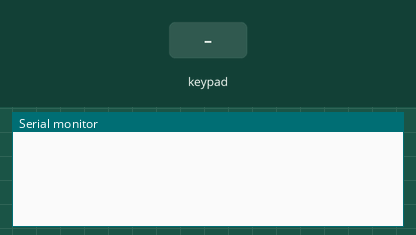
The sketch below on a simulated Arduino Uno, built with avr-gcc and run on an emulated ATmega328P. On the bench: the last lines printed to the serial monitor. The inputs (shaded band) are chosen by the test bench.

Above: at 1.2 s.
1.3 s: key '0' pressed
At 2.5 s:
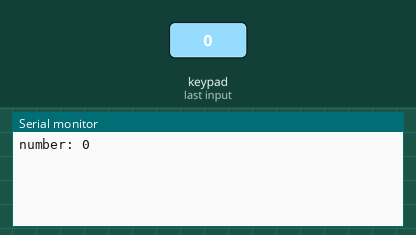
2.8 s: keypad keys 9 8 7 6 pressed 0.4 s apart
At 4.7 s:
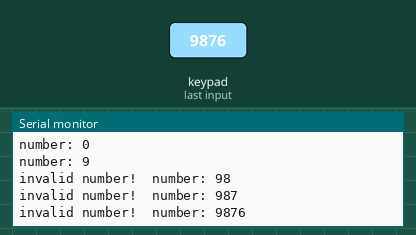
5.9 s: key 'A' pressed
At 6.2 s:
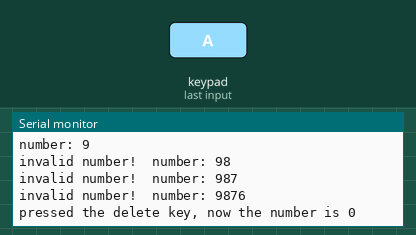
7.4 s: keypad keys 5 4 3 2 pressed 0.4 s apart
At 9.5 s:
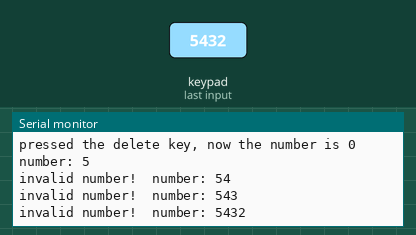
Timing chart, 0 to 11.0 s (numbered marks = the images above; inputs shaded):
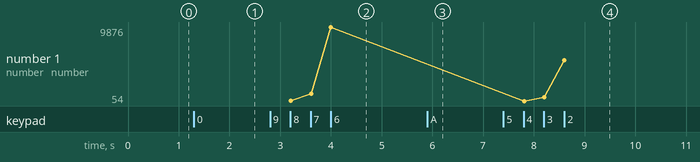

Measured:
- after the input at 1.3 s, the serial monitor: prints a new line at once (image 1)
- after the input at 2.8 s, the serial monitor: prints a new line at once (image 2)
- after the input at 5.9 s, the serial monitor: prints a new line at once (image 3)
- after the input at 7.4 s, the serial monitor: prints a new line at once (image 4)
- plotted number 1: 9876 → 5432 after the input at 7.4 s

The sketch:

sketch_pt3_debugedVersion.ino
```cpp
#include <Keypad.h>

const byte ROWS = 4; //four rows
const byte COLS = 4; //four columns
char keys[ROWS][COLS] = {
  {'0','1','2','3'},
  {'4','5','6','7'},
  {'8','9','A','B'},
  {'C','D','E','F'}
};
byte rowPins[ROWS] = {9, 8, 7, 6}; //connect to the row pinouts of the keypad
byte colPins[COLS] = {5, 4, 3, 2}; //connect to the column pinouts of the keypad
String number = "";

Keypad keypad = Keypad( makeKeymap(keys), rowPins, colPins, ROWS, COLS );

void setup(){
  Serial.begin(9600);
}

void loop(){
  char key = keypad.getKey();

  if (key != NO_KEY){
    String s1 = "0123456789";
    if (s1.indexOf(key)!=-1){
      if(number.equals("0")){
        number = "";
      }
      number = String(number + String(key));
      if(number.length()>1){
        Serial.println(String("invalid number!  number: ")+String(number));
      }else{
        Serial.println(String("number: "+String(number)));
      }
    }
    else if(key='C'){//the C is the delete key
      number = "";
      Serial.println("pressed the delete key, now the number is 0");
    }
    else{
      Serial.println("Please enter a number!");
      number = "";//set to default
    }
  }
}
```
